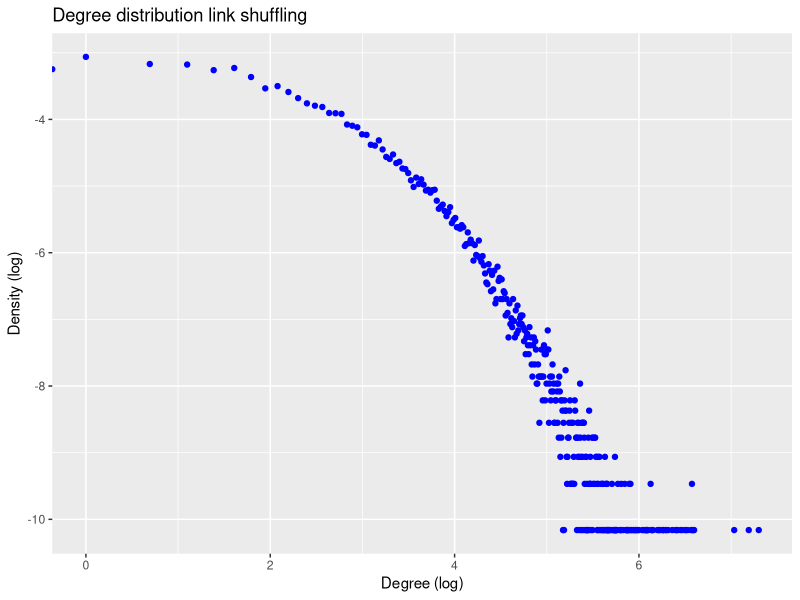
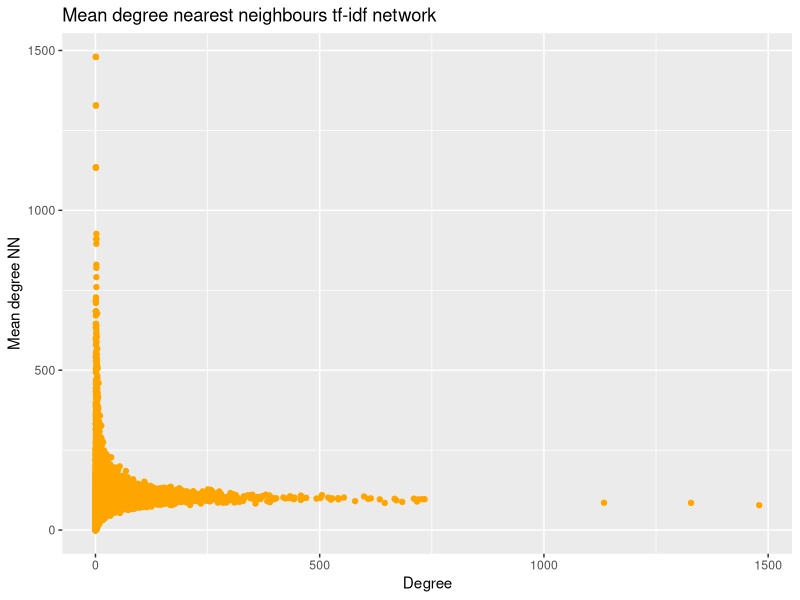
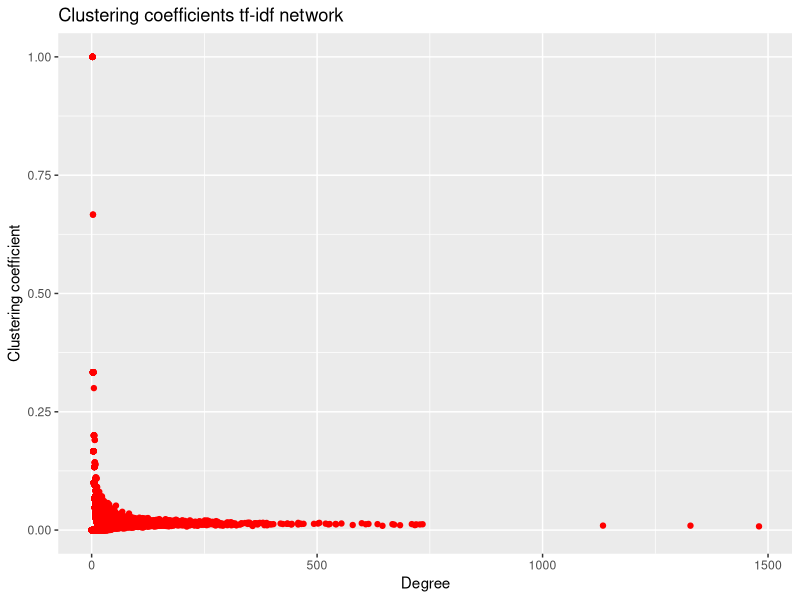

These charts were generated, in order, by the following R code:
library(tidyverse)
centrality_measures <- read_csv(
    "tf_idf_network/results/link_shuffle/centrality_measures.csv"
)

#plot degree distribution
degrees <- centrality_measures %>%
    group_by(Degree) %>%
    summarize(Density = n()/nrow(centrality_measures))
plot <- ggplot(data = degrees, aes(x = log(Degree), y = log(Density))) +
    geom_point(color = "blue") +
    labs(title = "Degree distribution link shuffling", x = "Degree (log)", y = "Density (log)")
ggsave("plots/figure_2/degree_distribution_link_shuffling.png", plot = plot, width = 6.67, height = 6.67)

#plot mean degree nn vs degree
plot <- ggplot(data = centrality_measures, aes(x = Degree, y = Mean_degree_NN)) +
    geom_point(color = "orange") +
    labs(title = "Mean degree nearest neighbours tf-idf network", x = "Degree", y = "Mean degree NN")
ggsave("plots/figure_2/mean_degree_nn_link_shuffling.png", plot = plot, width = 6.67, height = 6.67)    

#plot clustering coefficient vs degree
plot <- ggplot(data = centrality_measures, aes(x = Degree, y = Clustering_coefficient)) +
    geom_point(color = "red") +
    labs(title = "Clustering coefficients tf-idf network", x = "Degree", y = "Clustering coefficient")
ggsave("plots/figure_2/clustering_coefficient_link_shuffling.png", plot = plot, width = 6.67, height = 6.67)
